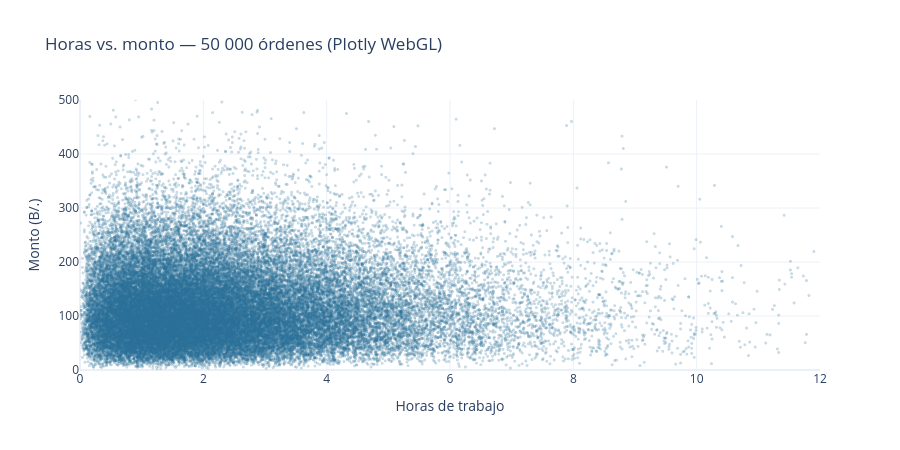

This figure's notebook cell:
### Code cell
# Volumen grande en Plotly: WebGL (Scattergl) con una muestra de 50 000 puntos
muestra_g = ordenes.sample(50_000, random_state=1)
fig = px.scatter(muestra_g, x="horas", y="monto", render_mode="webgl", opacity=0.25,
                 hover_data=["sucursal", "servicio", "tecnico"], color_discrete_sequence=[COLOR],
                 title="Horas vs. monto — 50 000 órdenes (Plotly WebGL)", template="plotly_white",
                 labels={"horas": "Horas de trabajo", "monto": "Monto (B/.)"})
fig.update_traces(marker_size=3)
fig.update_layout(xaxis_range=[0, 12], yaxis_range=[0, 500], height=450)
fig.show()
print(f"Datos que viajan al navegador: ≈ {len(fig.to_json())/1e6:.1f} MB de JSON (vs. un PNG fijo en Matplotlib)")

### Figure 1 — Plotly figure (JSON) as saved in the notebook; plotly's stock layout.template omitted (floating-point values rounded to 4 significant figures; data arrays with more than 128 entries replaced by an {"elided": "..."} marker saying what was removed)
{"data": [{"customdata": {"elided": "50000x3 str values"}, "hovertemplate": "Horas de trabajo=%{x}<br>Monto (B/.)=%{y}<br>sucursal=%{customdata[0]}<br>servicio=%{customdata[1]}<br>tecnico=%{customdata[2]}<extra></extra>", "legendgroup": "", "marker": {"color": "#2a6f97", "opacity": 0.25, "size": 3, "symbol": "circle"}, "mode": "markers", "name": "", "showlegend": false, "type": "scattergl", "x": {"elided": "50000 float values"}, "xaxis": "x", "y": {"elided": "50000 float values"}, "yaxis": "y"}], "layout": {"height": 450, "legend": {"tracegroupgap": 0}, "title": {"text": "Horas vs. monto — 50 000 órdenes (Plotly WebGL)"}, "xaxis": {"anchor": "y", "domain": [0.0, 1.0], "range": [0, 12], "title": {"text": "Horas de trabajo"}}, "yaxis": {"anchor": "x", "domain": [0.0, 1.0], "range": [0, 500], "title": {"text": "Monto (B/.)"}}}}
